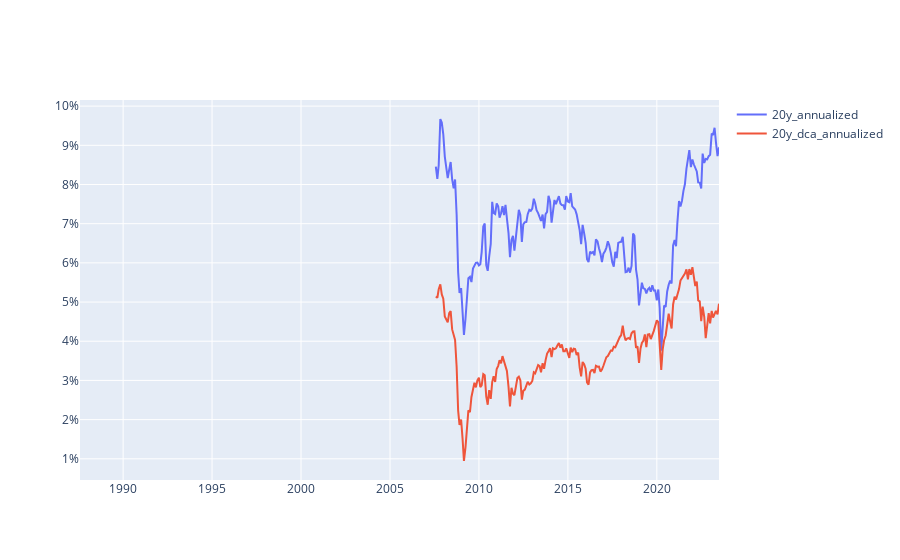

Write notebook code for a chart like this one.
### Code cell
go.Figure(
    [
        go.Scatter(
            x=df['date'],
            y=df[column],
            name=column,
            mode='lines'
            )
        for column in ['20y_annualized', '20y_dca_annualized']
    ],
    layout = go.Layout(
        yaxis=dict(
            tickformat='.0%',
        )
    )
)

### Figure 1 — Plotly figure (JSON) as saved in the notebook; plotly's stock layout.template omitted (floating-point values rounded to 4 significant figures; data arrays with more than 128 entries replaced by an {"elided": "..."} marker saying what was removed)
{"data": [{"mode": "lines", "name": "20y_annualized", "type": "scatter", "x": {"elided": "432 str values"}, "y": {"elided": "432 float values"}}, {"mode": "lines", "name": "20y_dca_annualized", "type": "scatter", "x": {"elided": "432 str values"}, "y": {"elided": "432 float values"}}], "layout": {"yaxis": {"tickformat": ".0%"}}}
